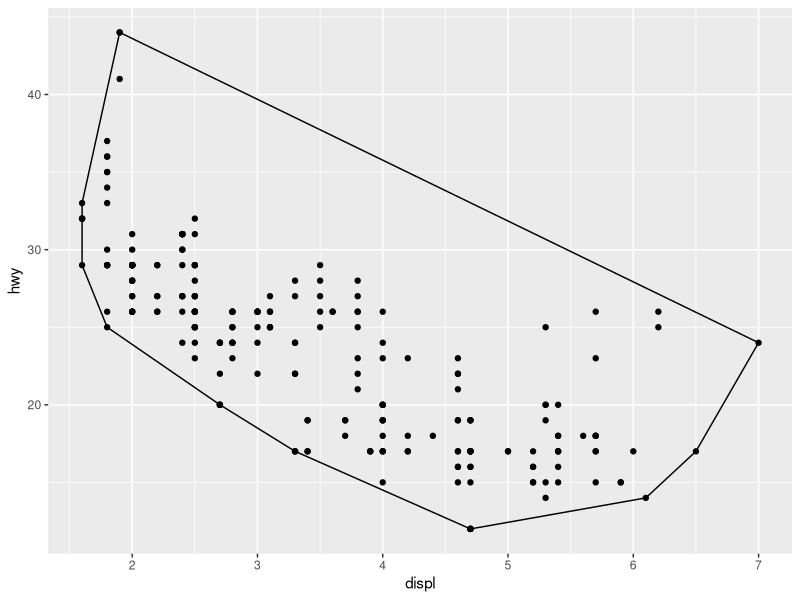
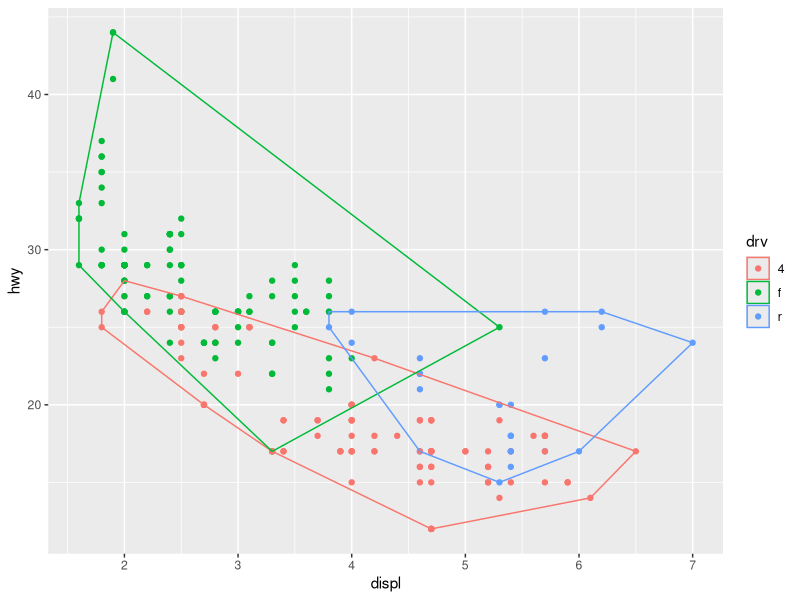
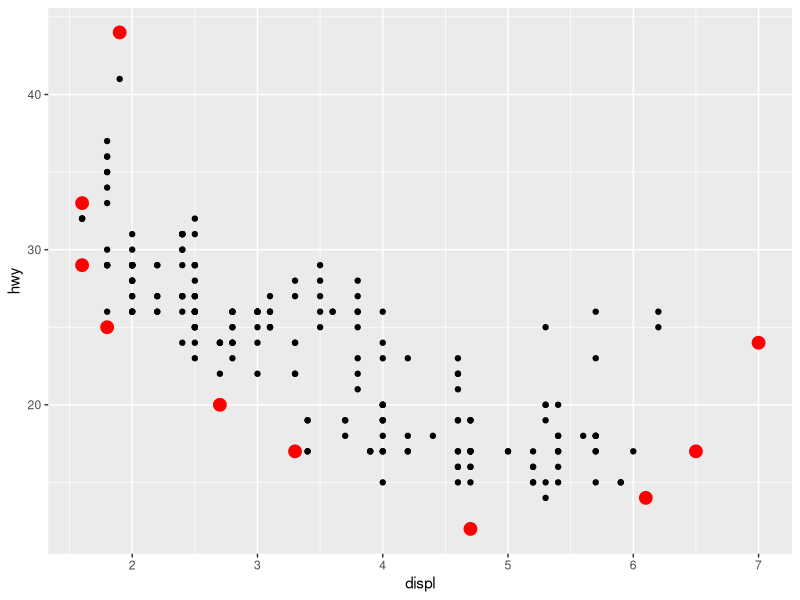
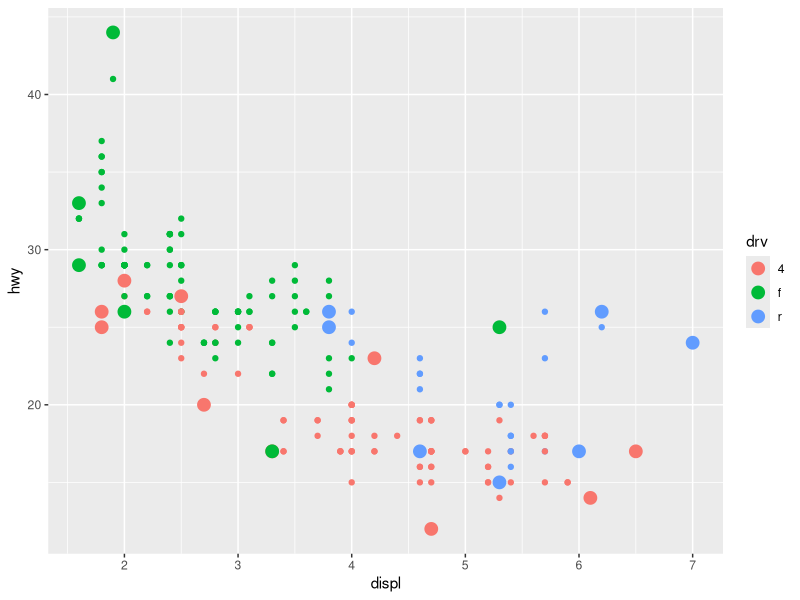
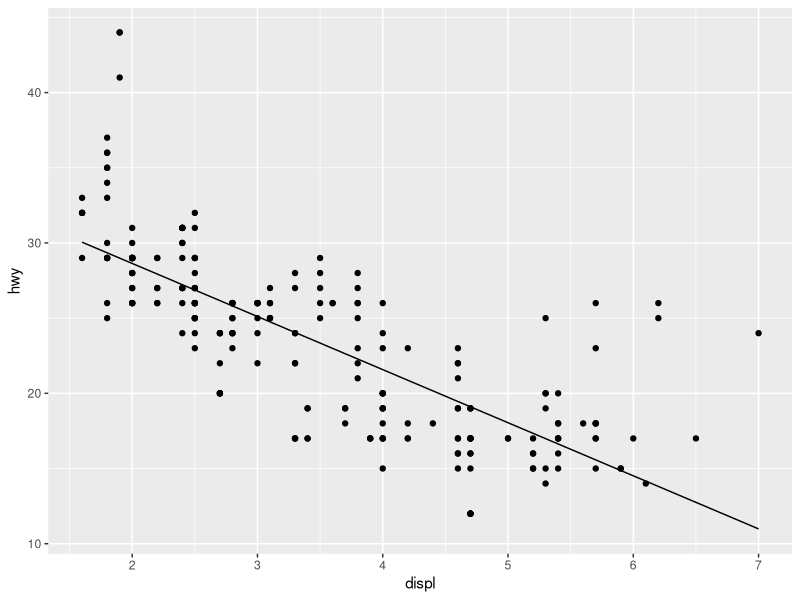
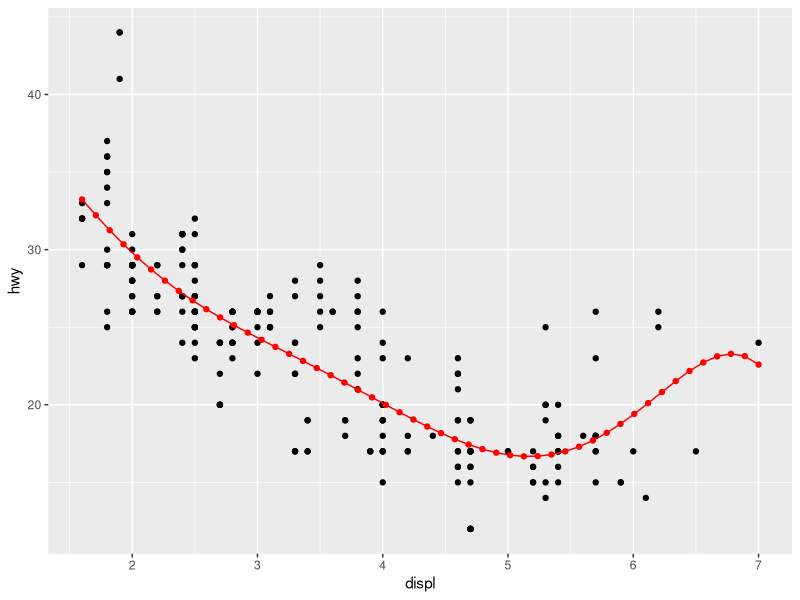
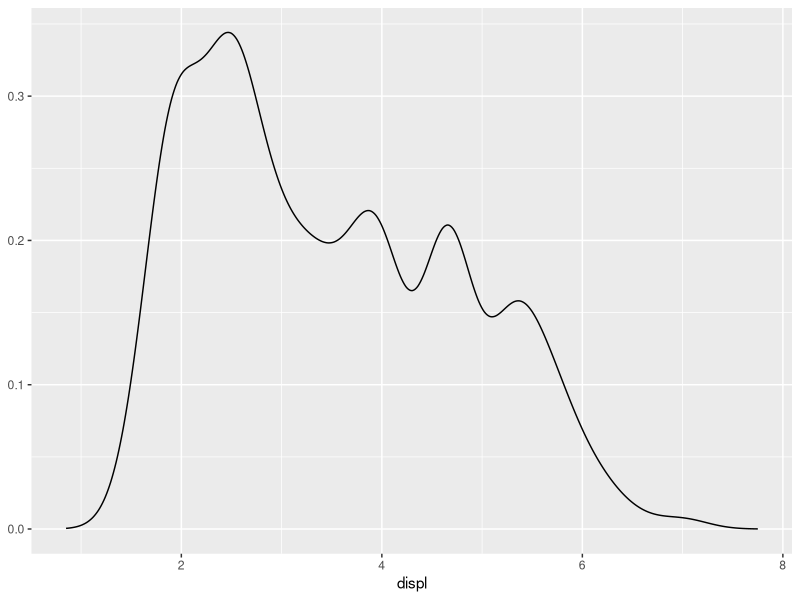
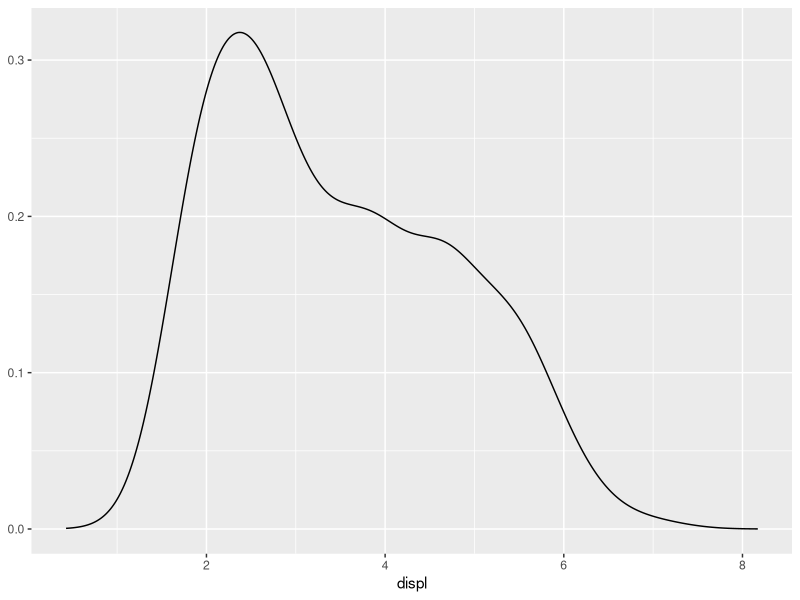

Write R code to recreate these figures, in order.
## ---- chunk 1
knitr::opts_chunk$set(echo = TRUE, warning = FALSE, message = FALSE, collapse = TRUE)
## ---- chunk 2
# If ggplot2 package is not installed
# install.packages("ggplot2")
library(ggplot2)
library(grid)
library(gridExtra)
## ---- chunk 3
# Create a ggproto object
A <- ggplot2::ggproto("_class" = "MyClass", "_inherit" = NULL,
                       x = 1,
                       inc = function(self){
                           self$x <- self$x + 1
                       })

# Check the structure of the object
str(A)

# Visualize the value of x
A$x

# Increment & visualize x
A$inc()
A$x
## ---- chunk 4
# creation of a convex hull

# stat implementation
# (override) compute_group, called once per group
# (override) required_aes, aesthetics needed to render the geom

StatConvexHull <- ggproto("_class" = "StatConvexHull", "_inherit" = Stat, 
                          compute_group = function(data, scales){
                              data[chull(data$x, data$y),, drop = FALSE]
                          },
                          required_aes = c("x", "y"))

# Implement the relevant stat_* function
# The function creates a new layer using the layer function
# note that the GeomPolygon geom is used with this stat

stat_convexHull <- function(geom = "polygon", data = NULL, mapping = NULL, 
                            position = "identity", na.rm = F, inherit.aes = TRUE, show.legend = NA,
                            ...){
    
    layer(geom = geom, stat = StatConvexHull, 
          data = data, mapping = mapping, position = position, 
          inherit.aes = inherit.aes, show.legend = show.legend,
          params = list(na.rm = na.rm, ...))
}

ggplot(data = mpg, mapping = aes(x = displ, y = hwy)) + 
    geom_point() +
    stat_convexHull(fill = NA, colour = "black")

ggplot(data = mpg, mapping = aes(x = displ, y = hwy, colour = drv)) + 
    geom_point() +
    stat_convexHull(fill = NA)

# Using a different geom (GeomPoint) with the new stat
ggplot(data = mpg, mapping = aes(x = displ, y = hwy)) + 
    geom_point() +
    stat_convexHull(geom = "point", size = 4, colour = "red")

# Using a different geom (GeomPoint) with the new stat
ggplot(data = mpg, mapping = aes(x = displ, y = hwy, colour = drv)) + 
    geom_point() +
    stat_convexHull(geom = "point", size = 4)
## ---- chunk 5
# creation of a simple version of geom_smooth

StatLm <- ggproto("_class" = "StatLm", "_inherit" = Stat,
                  
                  compute_group = function(data, scales, n = 100, formula = y ~ x){
                      rng <- range(data$x, na.rm = T)
                      grid <- data.frame(x = seq(rng[1], rng[2], length = n))
                      
                      mod <- lm(formula, data = data)
                      grid$y <- predict(object = mod, newdata = grid)
                      grid
                  },
                  
                  required_aes = c("x", "y")
                  )

# note that the GeomLine geom is used with this stat
stat_lm <- function(mapping = NULL, data = NULL, geom = "line",
                    position = "identity", na.rm = F, show.legend = NA,
                    inherit.aes = T, n = 50, formula = y ~ x, ...){
    
    layer(stat = StatLm, data = data, mapping = mapping, geom = geom, position = position, 
          show.legend = show.legend, inherit.aes = inherit.aes, 
          params = list(n = n, formula = formula, na.rm = na.rm, ...))
    
}

ggplot(data = mpg, mapping = aes(x = displ, y = hwy)) +
    geom_point() +
    stat_lm()


ggplot(data = mpg, mapping = aes(x = displ, y = hwy)) +
    geom_point() +
    stat_lm(formula = y ~ poly(x, 6), colour = "red")  +
    # Using a different geom (GeomPoint) with the new stat
    stat_lm(formula = y ~ poly(x, 6), geom = "point", n = 50, colour = "red")
## ---- chunk 6
StatDensityCommon <- ggproto("_class" = "StatDensityCommon", "_inherit" = Stat,
                             required_aes = "x",
                             setup_params = function(data, params){
                                 print("Running set_up....")
                                 if(!is.null(params$bandwidth)) return(params)
                                 
                                 xs <- split(data$x, data$group)
                                 bws <- vapply(xs, bw.nrd0, numeric(1))
                                 bw <- mean(bws)
                                 message("Picking bandwidth of ", signif(bw, 3))
                                 
                                 params$bandwidth <- bw
                                 print("End set_up....")
                                 params
                                 
                             },
                             
                             compute_group = function(data, scales, bandwidth = 1){
                                 print(paste("Running compute_group [", unique(data$group), "] ..."))
                                 str(data)
                                 print(bandwidth)
                                 d <- density(data$x,bandwidth)
                                 print("End compute_group....")
                                 data.frame(x = d$x, y = d$y)
                             })

# note that the GeomLine geom is used with this stat
stat_densityCommon <- function(data = NULL, mapping = NULL, geom = "line",
                               position = "identity", na.rm = FALSE, show.legend = NA,
                               inherit.aes = T, bandwidth = NULL, ...){
    layer(geom = geom,  stat = StatDensityCommon, data = data, mapping = mapping, position = position,
          params = list(bandwidth = bandwidth, na.rm = na.rm, ...), inherit.aes = inherit.aes, show.legend = show.legend)
}

ggplot(data = mpg, mapping = aes(x = displ)) +
    stat_densityCommon(bandwidth = 0.25)

# Bandwidth is calculated from the data (once) 
ggplot(data = mpg, mapping = aes(x = displ)) +
    stat_densityCommon()


ggplot(data = mpg, mapping = aes(x = displ, colour = drv)) +
    stat_densityCommon()
## ---- chunk 7
StatDensityCommon <- ggproto("StatDensityCommonE", Stat, 
  required_aes = "x",
  default_aes = aes(y = ..density..),

  compute_group = function(data, scales, bandwidth = 1) {
    print(paste("Running compute_group [", unique(data$group), "] ..."))
    d <- density(data$x, bw = bandwidth)
    print(range(d$x))
    print(range(d$y))
    print("End compute_group....")
    data.frame(x = d$x, density = d$y)
  }  
)

ggplot(mpg, aes(displ, drv, colour = ..density..)) + 
  stat_densityCommon(bandwidth = 1, geom = "point")

# Using this stat with the area geom doesn’t work quite right. 
# The areas don’t stack on top of each other because each density 
# is computed independently, and the estimated x-ranges don’t line up.
ggplot(mpg, aes(displ, fill = drv)) + 
  stat_densityCommon(bandwidth = 1, geom = "area", position = "stack", alpha = 0.4)
## ---- chunk 8
StatDensityCommon <- ggproto("StatDensityCommonF", Stat, 
  required_aes = "x",
  default_aes = aes(y = ..density..),
  
  setup_params = function(data, params){
      print("Running set_up....")
      min <- min(data$x) - 3 * params$bandwidth
      max <- max(data$x) + 3 * params$bandwidth
      print(paste("min:", min, "- max:", max, "- bw:", params$bandwidth))
      print("End set_up....")
      list(
        bandwidth = params$bandwidth,
        min = min,
        max = max,
        na.rm = params$na.rm
      )
  },
  
  compute_group = function(data, scales, min, max, bandwidth = 1) {
    print(paste("Running compute_group [", unique(data$group), "] ..."))
    d <- density(data$x, bw = bandwidth, from = min, to = max)
    print(range(d$x))
    print(range(d$y))
    print("End compute_group....")
    data.frame(x = d$x, density = d$y)
  }  
)

ggplot(mpg, aes(displ, fill = drv)) + 
  stat_densityCommon(bandwidth = 0.75, geom = "area", position = "stack", alpha = 0.4)

ggplot(mpg, aes(displ, drv, fill = ..density..)) + 
  stat_densityCommon(bandwidth = 1, geom = "raster")
## ---- chunk 9
GeomMyPoint <- ggproto("_class" = "GeomMyPoint", Geom,
                       required_aes = c("x", "y"),
                       default_aes = aes(shape = 1),
                       draw_key = draw_key_point,
                       draw_panel = function(data, panel_scales, coord){
                           # Transform the data first
                           coords <- coord$transform(data, panel_scales)
                           
                           # Construct & return a grid object
                           pointsGrob(x = coords$x,
                                      y = coords$y,
                                      pch = coords$shape)
                       })

geom_mypoint <- function(mapping = NULL, data = NULL, stat = "identity",
                         position = "identity", na.rm = FALSE, 
                         show.legend = NA, inherit.aes = TRUE, ...) {
        ggplot2::layer(
                geom = GeomMyPoint, mapping = mapping,  
                data = data, stat = stat, position = position, 
                show.legend = show.legend, inherit.aes = inherit.aes,
                params = list(na.rm = na.rm, ...)
        )
}

base_plot <- ggplot(data = mpg, mapping= aes(x = displ, y = hwy))

one_panel <- base_plot  + geom_mypoint()

multi_panels_by_cyl <- base_plot  + 
    geom_mypoint() +
    facet_grid(. ~ cyl)

grid.arrange(one_panel, multi_panels_by_cyl, nrow = 1)
## ---- chunk 10

GeomCentroidPolygon <- ggproto("GeomCentroidPolygon", Geom,
                               required_aes = c("x", "y"),
                               #default_aes = aes(colour = "red"),
                               draw_key = draw_key_blank,
                               draw_group = function(data, panel_scales,coord){
                                 n <- nrow(data)
                                 if(n <= 2) return(grid::nullGrob())
                                 
                                 coords <- coord$transform(data, panel_scales)
                                 first_row_col <- coords[1, "colour"]
                                 
                                 centroid_x <- mean(coords$x, na.rm = T)
                                 centroid_y <- mean(coords$y, na.rm = T)
                                 #print(paste(n, centroid_x, centroid_y, 
                                 #           first_row_col, sep = ", "))
                                 
                                 grid::pointsGrob(x = centroid_x, y = centroid_y,
                                                  gp = grid::gpar(col = first_row_col),
                                                  pch = 4)
                                 
                               })

geom_centroid_polygon <- function(mapping = NULL, data = NULL, stat = "identity",
                                position = "identity", na.rm = FALSE, show.legend = NA, 
                                inherit.aes = TRUE, ...) {
  layer(
    geom = GeomCentroidPolygon, mapping = mapping, data = data, stat = stat, 
    position = position, show.legend = show.legend, inherit.aes = inherit.aes,
    params = list(na.rm = na.rm, ...)
  )
}

ggplot(mpg, aes(displ, hwy)) + 
  geom_centroid_polygon()+
  geom_point()

ggplot(mpg, aes(displ, hwy, colour = class)) + 
  geom_centroid_polygon()+
  geom_point()

## ---- chunk 11
sessionInfo()
